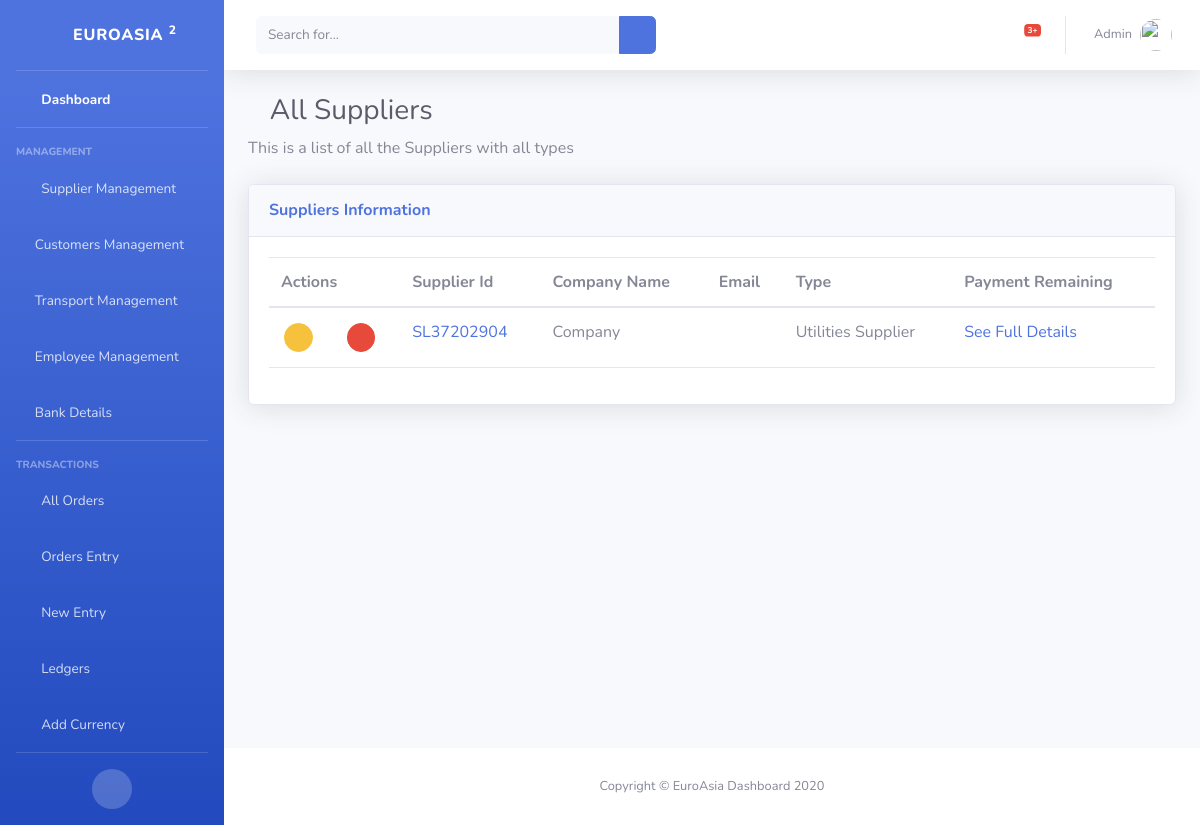
The app's page /view_seller/ (signed in) with its own data.
### app/models.py (models this page shows)
class seller(models.Model):
    seller_id = models.CharField(max_length=150, null=False)
    seller_company = models.CharField(max_length=150, null=False)
    email = models.EmailField(max_length=150, blank=True)
    seller_phone = models.CharField(max_length=150, blank=True)
    seller_type = models.CharField(max_length=150, null=False)
    seller_mobile = models.CharField(max_length=150, blank=True)
    seller_fax = models.CharField(max_length=150, blank=True)
    address = models.TextField(null=False)
    city = models.CharField(max_length=150, blank=True)
    country = models.CharField(max_length=150, blank=True)
    postal_code = models.CharField(max_length=150, blank=True)
    currency = models.ForeignKey(Currency, related_name="seller", on_delete=models.CASCADE)
    opening_balance = models.FloatField(null=False)
    pdf_attachment_box = models.FileField(upload_to="Files", blank=True)
    notes = models.TextField(blank=True)

### app/views.py (the view)
# urls.py: url(r'^view_seller/', views.view_seller, name="view_seller"),
def view_seller(request):
    if 'logged_in' in request.session:
        sellers = seller.objects.all()
        return render(request, 'view_seller.html',{'sellers':sellers})
    else:
        return redirect('login')

### app/templates/view_seller.html (shortened to what this page needs)
{% include './includes/sidebar.html' %}
{% load static %}
<link href="{% static 'vendor/datatables/dataTables.bootstrap4.min.css' %}" rel="stylesheet">
<div class="container-fluid">
    <h1 class="h3 mb-2 text-gray-800"><i class="fas fa-cog"></i>All Suppliers</h1>
    <p class="mb-4">This is a list of all the Suppliers with all types</p>
    <div class="card shadow mb-4">
        <div class="card-header py-3">
            <h6 class="m-0 font-weight-bold text-primary">Suppliers Information</h6>
        </div>
        <div class="card-body">
            <div class="table-responsive">
                <table class="table table-bordered" id="dataTable" width="100%" cellspacing="0">
                    <thead>
                    <tr>
                        <th>Actions</th>
                        <th>Supplier Id</th>
                        <th>Company Name</th>
                        <th>Email</th>
                        <th>Type</th>
                        <th>Payment Remaining</th>
                    </tr>
                    </thead>
                    <tbody>
                    {% for seller in sellers %}
                    <tr>
                        <td style="padding:15px;">
                            <div class="row">
                                <div class="col-md-6 col-xs-6">
                                    <a href="{% url 'edit_seller' id=seller.id %}" data-toggle="tooltip" title="Edit" class="btn btn-warning btn-circle btn-sm">
                                        <i class="fas fa-edit"></i>
                                    </a>
                                </div>
                                <div class="col-md-6 col-xs-6">
                                    <a href="{% url 'delete_seller' id=seller.id %}" data-toggle="tooltip" title="Delete"  class="btn btn-danger btn-circle btn-sm">
                                        <i class="fas fa-trash"></i>
                                    </a>
                                </div>
                            </div>
                        </td>
                        <td><a href="{% url 'individual_seller' id=seller.id %}">{{seller.seller_id}}</a></td>
                        <td>{{seller.seller_company}}</td>
                        <td>{{seller.email}}</td>
                        <td>{{seller.seller_type}}</td>
                        <td><a href="{% url 'individual_seller' id=seller.id %}">See Full Details</a></td>
                    </tr>
                    {% endfor %}
                    </tbody>
                </table>
            </div>
        </div>
    </div>
</div>
</div>
<footer class="sticky-footer bg-white">
    <div class="container my-auto">
        <div class="copyright text-center my-auto">
            <span>Copyright &copy; EuroAsia Dashboard 2020</span>
        </div>
    </div>
</footer>
</div>
</div>
</body>
</html>

### app/templates/view_seller.html (style rules this page uses)
table { border-left:none !important; border-right:none !important; }
th { border-left:none !important; border-right:none !important; }
tbody { border-left:none !important; border-right:none !important; }
tbody td { border-left:none !important; border-right:none !important; }

### records on screen
seller: seller_id "SL37202904", seller_company "Company", seller_type "Utilities Supplier"
